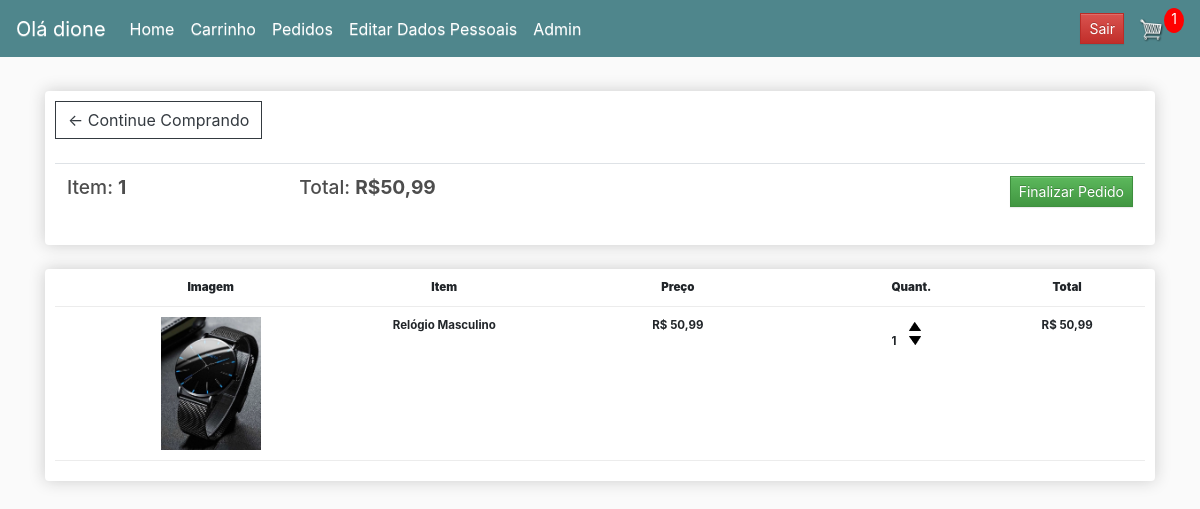
Page /cart/ (signed in) on the earlier database version.
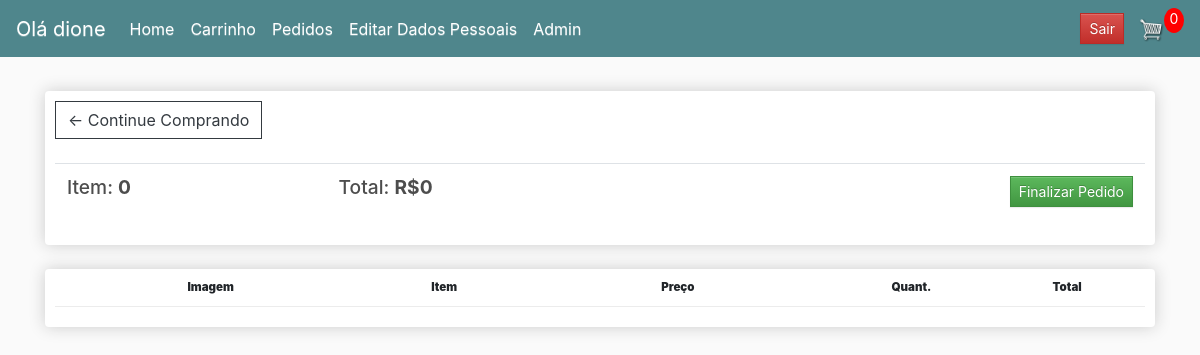
Same page on the later database version.
### test_ecommerce/models.py (models this page shows, shortened)
class Pedido(models.Model):
    cliente = models.ForeignKey(settings.AUTH_USER_MODEL, on_delete=models.CASCADE, null=True, blank=True)
    data_pedido = models.DateTimeField(auto_now=True, verbose_name='Data do pedido')
    complete = models.BooleanField(default=False, null=False, blank=False, verbose_name='Pedido foi Completado')
    id_transacao = models.CharField(max_length=100, null=False, blank=False, verbose_name='Código da Transação')
    @property
    def pegar_carrinho_total(self):
        itens = self.pedidoitem_set.all()
        total = sum([item.pegar_total for item in itens])
        return total
    @property
    def pegar_carrinho_itens(self):
        itens = self.pedidoitem_set.all()
        total = sum([item.quantidade for item in itens])
        return total

class PedidoItem(models.Model):
    produto = models.ForeignKey(Produto, on_delete=models.SET_NULL, null=True, blank=True)
    pedido = models.ForeignKey(Pedido, on_delete=models.SET_NULL, null=True, blank=True)
    quantidade = models.IntegerField(default=0, null=True, blank=True)
    data_adicao = models.DateTimeField(auto_now=True)
    class Meta:
        verbose_name = 'Item'
        verbose_name_plural = 'Itens'
    @property
    def pegar_total(self):
        total = self.produto.preco * self.quantidade
        return total

class Produto(models.Model):
    nome = models.CharField(max_length=200, null=True, verbose_name='Produto')
    preco = models.DecimalField(max_digits=7, decimal_places=2, verbose_name='Preço (R$)')
    imagem = models.ImageField(null=True, blank=True, upload_to='produtos')
    digital = models.BooleanField(default=False, null=True, blank=False)
    @property
    def image_url(self): # para poder visualizar fotos no html
        if self.imagem and hasattr(self.imagem, 'url'):
            return self.imagem.url

### test_ecommerce/views.py (the view)
# urls.py: path('cart/', views.cart, name='cart'),
@login_required()
def cart(request):
    if request.user.is_authenticated:
        cliente = request.user
        pedido, criado = Pedido.objects.get_or_create(cliente=cliente, complete=False)
        itens = pedido.pedidoitem_set.all()
        cart_itens = pedido.pegar_carrinho_itens
    else:
        itens = []
        pedido = {'pegar_carrinho_total':0, 'pegar_carrinho_itens':0, 'itens':itens,'envio':False}
        cart_itens = pedido['pegar_carrinho_itens']
    context = {'itens':itens, 'pedido':pedido, 'cart_itens':cart_itens}
    return render(request, 'compras/cart.html', context)

### templates/compras/cart.html (shortened to what this page needs)
{% extends 'base.html' %}
{% load static %}
{% block main %}
{% include 'mensagens.html' %}
{% include 'navbar.html' %}
{% include 'loader.html' %}
<div class="container">
    <div class="row">
        <div class="col-lg-12">
            <div class="box-element">
                <a href="{% url 'home' %}" class="btn btn-outline-dark">&#x2190; Continue Comprando</a>
                <br>
                <br>
                <table class="table">
                    <tr>
                        {% if pedido.pegar_carrinho_itens <= 1 %}
                        <th><h5 class="h4">Item: <b>{{ pedido.pegar_carrinho_itens }}</b></h5></th>
                        {% else %}
                        <th><h5 class="h4">Itens: <b>{{ pedido.pegar_carrinho_itens }}</b></h5></th>
                        {% endif %}
                        <th><h5 class="h4">Total: <b>R${{ pedido.pegar_carrinho_total }}</b></h5></th>
                        <th>
                            <a style="float:right;" class="btn btn-success btn-sm" href="{% url 'pedidos' %}">Finalizar Pedido</a>
                        </th>
                    </tr>
                </table>
            </div>
            <br>
            <div class="box-element">
                <center><div class="cart-row">
                    <div style="flex:2"><strong>Imagem</strong></div>
                    <div style="flex:1"><strong>Item</strong></div>
                    <div style="flex:2"><strong>Preço</strong></div>
                    <div style="flex:1"><strong>Quant.</strong></div>
                    <div style="flex:1"><strong>Total</strong></div>
                </div>
                {% for item in itens %}
                <div class="cart-row">
                    <div style="flex:2"><img class="row-image" src="{{ item.produto.image_url|default_if_none:'/static/imagens/2+placeholder.png' }}"></div>
                    <div style="flex:1"><p>{{ item.produto.nome }}</p></div>
                    <div style="flex:2"><p>R$ {{ item.produto.preco }}</p></div>
                    <div style="flex:1">
                        <p class="quantity">{{ item.quantidade }}</p>
                        <div class="quantity">
                            <img data-product="{{ item.produto.id }}" data-action="add" class="chg-quantity update-cart" src="{% static 'imagens/3+arrow-up.png' %}">
                            <img data-product="{{ item.produto.id }}" data-action="remove" class="chg-quantity update-cart" src="{% static 'imagens/2+arrow-down.png' %}">
                        </div>
                    </div>
                    <div style="flex:1">R$ {{ item.pegar_total }}</div>
                </div>
                {% endfor %}
            </div></center>
        </div>
    </div>
</div>
{% endblock %}

### templates/navbar.html (shortened to what this page needs)
{% extends 'base.html' %}
{% load static %}
{% block main %}
<nav class="navbar navbar-expand-lg navbar-dark bg-dark">
    {% if user.is_authenticated %}
    <a class="navbar-brand" href="{% url 'home' %}">Olá {{ user.username }}</a>
    {% else %}
    <a class="navbar-brand" href="#">ShopTime</a>
    {% endif %}
    <div class="collapse navbar-collapse" id="navbarSupportedContent">
      <ul class="navbar-nav mr-auto">
        {% if user.is_authenticated %}
        <li class="nav-item active">
          <a class="nav-link" href="{% url 'home' %}">Home <span class="sr-only">(current)</span></a>
        </li>
        <li class="nav-item active">
          <a class="nav-link" href="{% url 'cart' %}">Carrinho</a>
        </li>
        <li class="nav-item active">
          <a class="nav-link" href="{% url 'pedidos' %}">Pedidos</a>
        </li>
        <li class="nav-item active">
          <a class="nav-link" href="{% url 'editar_perfil' user.slug %}">Editar Dados Pessoais</a>
        </li>
        {% endif %}
        {% if user.is_superuser %}
        <li class="nav-item active">
          <a class="nav-link" href="http://projeto-ecommerce.up.railway.app/admin">Admin</a>
        </li>
        {% endif %}
      </ul>
      <div class="form-inline my-2 my-lg-0">
        {% if user.is_authenticated %}
        <a href="{% url 'logout' %}" class="btn btn-danger btn-sm" onclick="return confirm('Tem certeza que deseja sair?')">Sair</a>
        {% else %}
        <a href="{% url 'login' %}" class="btn btn-warning btn-sm">Login</a>
        {% endif %}
        {% if user.is_authenticated %}
        <a href="{% url 'cart' %}"><img src="{% static 'imagens/6+cart.png'%}" id="cart-icon"></a>
        <p id="cart-total">{{ cart_itens }}</p>
        {% endif %}
      </div>
    </div>
  </nav>
<br>
{% endblock %}

Differences in the rows shown:
no longer on this page (row edited): Pedido: pegar_carrinho_itens "1", pegar_carrinho_total "50,99"
no longer on this page (row edited): PedidoItem: produto.image_url (picture), produto.nome "Relógio Masculino", produto.preco "50,99", quantidade "1", pegar_total "50,99"
added Pedido: pegar_carrinho_itens "0", pegar_carrinho_total "0"
Other differences:
{{ cart_itens }}: "1" → "0"
